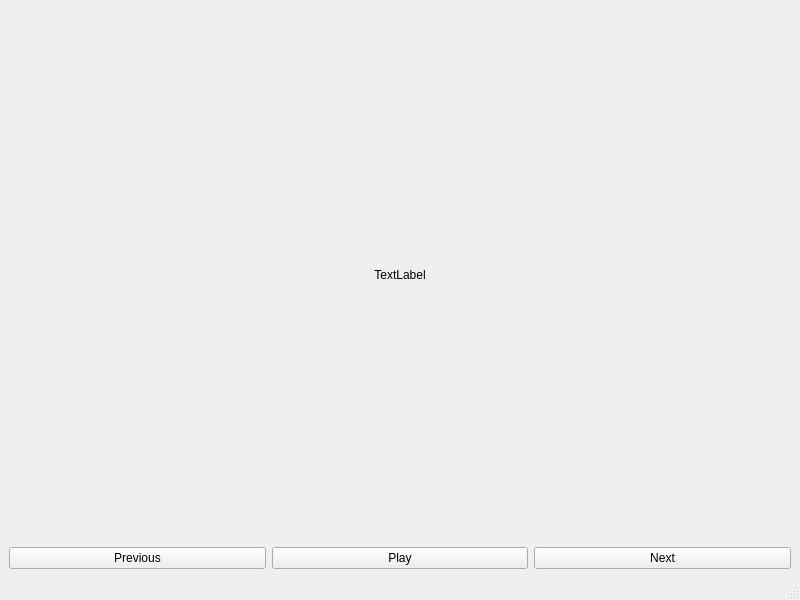
<?xml version="1.0" encoding="UTF-8"?>
<ui version="4.0">
 <class>AudiPi</class>
 <widget class="QMainWindow" name="AudiPi">
  <property name="geometry">
   <rect>
    <x>0</x>
    <y>0</y>
    <width>800</width>
    <height>600</height>
   </rect>
  </property>
  <property name="windowTitle">
   <string>AudiPi</string>
  </property>
  <widget class="QWidget" name="centralwidget">
   <layout class="QHBoxLayout" name="horizontalLayout">
    <item>
     <layout class="QVBoxLayout" name="verticalLayout">
      <item>
       <widget class="QLabel" name="label">
        <property name="text">
         <string>TextLabel</string>
        </property>
        <property name="alignment">
         <set>Qt::AlignmentFlag::AlignCenter</set>
        </property>
       </widget>
      </item>
      <item>
       <layout class="QHBoxLayout" name="horizontalLayout_2">
        <item>
         <widget class="QPushButton" name="prevButton">
          <property name="text">
           <string>Previous</string>
          </property>
          <property name="icon">
           <iconset theme="QIcon::ThemeIcon::MediaSkipBackward"/>
          </property>
         </widget>
        </item>
        <item>
         <widget class="QPushButton" name="playPauseButton">
          <property name="text">
           <string>Play</string>
          </property>
          <property name="icon">
           <iconset theme="QIcon::ThemeIcon::MediaPlaybackStart"/>
          </property>
          <property name="checkable">
           <bool>false</bool>
          </property>
         </widget>
        </item>
        <item>
         <widget class="QPushButton" name="nextButton">
          <property name="text">
           <string>Next</string>
          </property>
          <property name="icon">
           <iconset theme="QIcon::ThemeIcon::MediaSkipForward"/>
          </property>
         </widget>
        </item>
       </layout>
      </item>
     </layout>
    </item>
   </layout>
  </widget>
  <widget class="QStatusBar" name="statusbar"/>
 </widget>
 <resources/>
 <connections/>
</ui>
